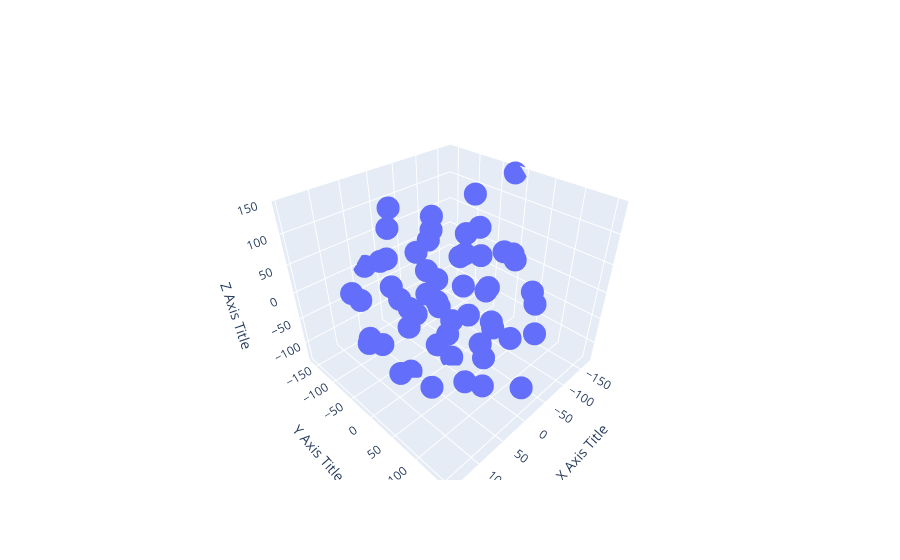

Write notebook code for a chart like this one.
### Code cell
import plotly.graph_objects as go
import numpy as np

def create_3d_scatterplot(embedding):
    X = embedding[0]
    Y = embedding[1]
    Z = embedding[2]
    
    # Create the 3D scatterplot
    fig = go.Figure(data=[go.Scatter3d(x=X, y=Y, z=Z, mode='markers')])
    
    # Set plot layout (optional)
    fig.update_layout(scene=dict(
        xaxis_title='X Axis Title',
        yaxis_title='Y Axis Title',
        zaxis_title='Z Axis Title'
    ))
    
    # Show the plot (you can also save it to a file)
    fig.show()

# Assuming you have the 'embedding' data as a 3D array or list of lists
embedding = embedding  # Replace this with your actual data
create_3d_scatterplot(embedding)

### Figure 1 — Plotly figure (JSON) as saved in the notebook; plotly's stock layout.template omitted (floating-point values rounded to 4 significant figures)
{"data": [{"mode": "markers", "type": "scatter3d", "x": [31.34, -11.25, 17.75, -121.1, -68.59, -85.58, 117.8, 77.24, -95.14, 114.1, 33.43, -50.05, -116.0, -29.47, -170.3, 30.9, 40.17, 48.92, 89.25, 7.861, 145.2, -58.31, 6.592, 10.11, 91.1, -96.07, 37.42, 56.2, -41.23, 31.46, 64.4, -28.26, -54.41, 93.19, -117.9, -7.986, -52.05, -51.98, 14.27, -11.49, -86.42, -58.26, 92.65, 83.96, 49.91, -104.3, -44.62, 73.32, -47.33, -39.2, -7.81, 98.29, -6.996, 13.6, 20.85, -26.65], "y": [-91.48, -54.3, 80.34, 9.6, -55.67, 53.03, 31.17, 113.3, 17.42, -51.41, 146.6, -9.745, -82.43, -46.27, -18.16, 74.21, 9.558, -12.47, 23.02, 77.78, 5.565, 123.8, 154.4, 13.65, 78.3, -50.18, -45.54, -24.44, 45.16, -160.4, 48.32, 53.24, -86.87, -25.83, 73.26, -124.1, 122.0, 47.93, 91.48, 1.159, -24.96, -108.7, -109.6, -88.38, -71.84, -4.747, -116.9, 44.37, -8.99, 27.56, -142.7, -33.46, -36.53, -106.1, 3.199, 100.1], "z": [-10.34, 17.78, 114.2, 32.41, -115.8, 61.71, -52.08, -37.38, -105.4, 27.18, 30.66, 50.18, -13.57, -58.41, 142.0, 25.22, 116.9, -11.34, 40.4, -38.32, 3.854, -31.51, -71.48, -57.93, 81.31, 52.02, -62.43, -131.2, -120.8, -2.722, -22.69, 24.31, 84.52, 92.56, -12.64, -72.37, 24.6, -49.43, -109.6, -128.7, 130.6, -78.61, -1.381, -83.56, 57.77, -35.82, 10.64, -103.3, -6.923, 112.8, 59.69, -52.72, 96.69, 114.7, 43.73, 97.3]}], "layout": {"scene": {"xaxis": {"title": {"text": "X Axis Title"}}, "yaxis": {"title": {"text": "Y Axis Title"}}, "zaxis": {"title": {"text": "Z Axis Title"}}}}}
